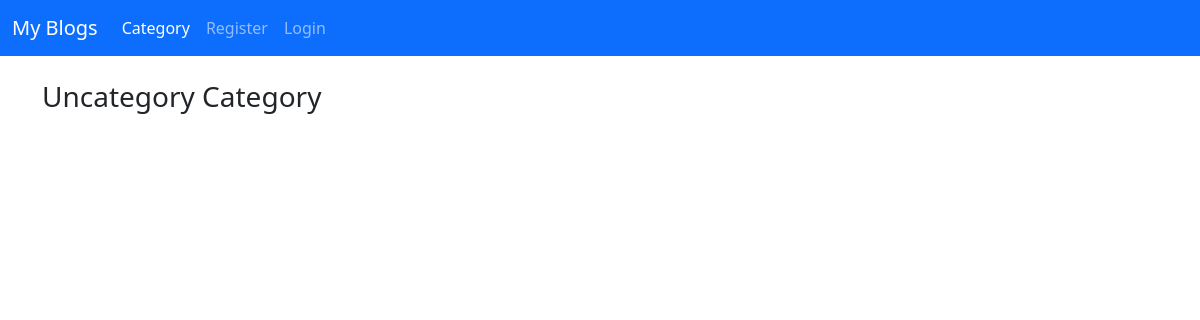
Before: /category/Uncategory with the older database file.
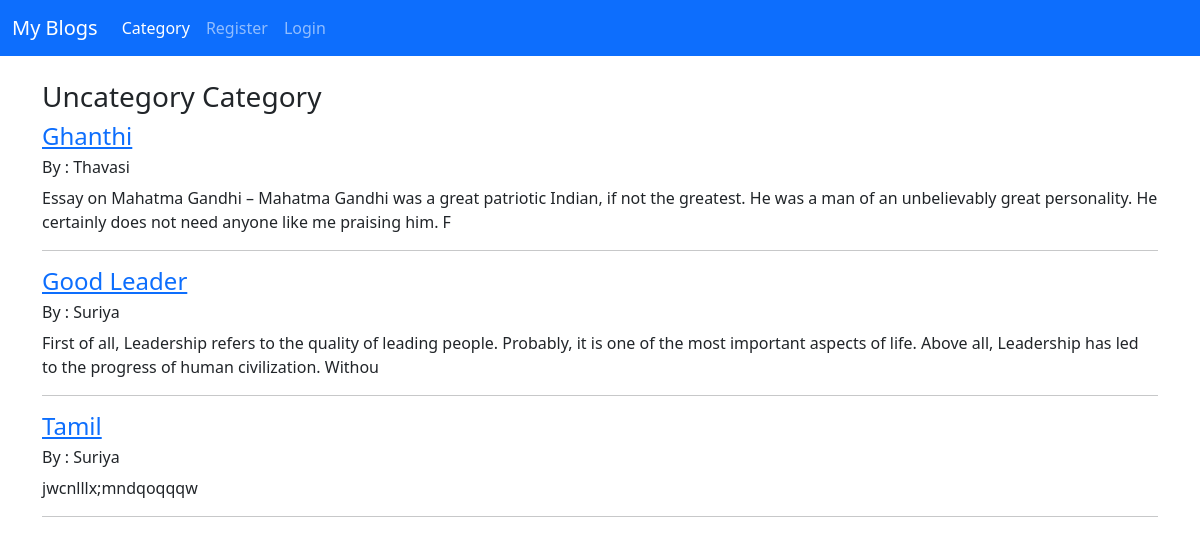
After: the same page with the newer database file.
### user/models.py (models this page shows, shortened)
class Post(models.Model):
    title=models.CharField(max_length=255)
    titleTag=models.CharField(max_length=255)
    header_image=models.ImageField(null=True,blank=True,upload_to="images/")
    author=models.ForeignKey(User,on_delete=models.CASCADE)
    snippet=models.TextField(max_length=255,default='Click link above to view post....')
    category=models.CharField(max_length=255,default='Uncategory')
    body=RichTextField(blank=True,null=True)
    post_date=models.DateField(auto_now_add=True)
    likes=models.ManyToManyField(User,related_name='blog_post')

### user/views.py (the view)
# urls.py: path('category/<str:cats>',CategoryView,name='category'),
def CategoryView(request,cats):
    category_post=Post.objects.filter(category=cats)
    return render (request,'category.html',{'cats' : cats,'category_post' : category_post})

### user/templates/category.html (shortened to what this page needs)
{% extends 'base.html'%}
{% block content%}
<h3> {{ cats }} Category</h3>
{% for post in category_post%}
<a href="{% url 'article' post.pk%}">
			<h4>{{post.title}}</h4>
		</a>
		<h6>By :
		{{post.author}}
		</h6>
		{{post.body|slice:":200"|safe}}
<hr>
{% endfor %}
{% endblock %}

Changed rows visible on the page:
now on this page (row edited): Post: title "Ghanthi", author "Thavasi", body "Essay on Mahatma Gandhi – Mahatma Gandhi was a great patriotic Indian, if not the greatest. He was a man of an unbelievably great personality. He certainly does not need anyone like me praising him. F"
now on this page (row edited): Post: title "Good Leader", author "Suriya", body "First of all, Leadership refers to the quality of leading people. Probably, it is one of the most important aspects of life. Above all, Leadership has led to the progress of human civilization. Withou"
now on this page (row edited): Post: title "Tamil", author "Suriya", body "jwcnlllx;mndqoqqqw"
